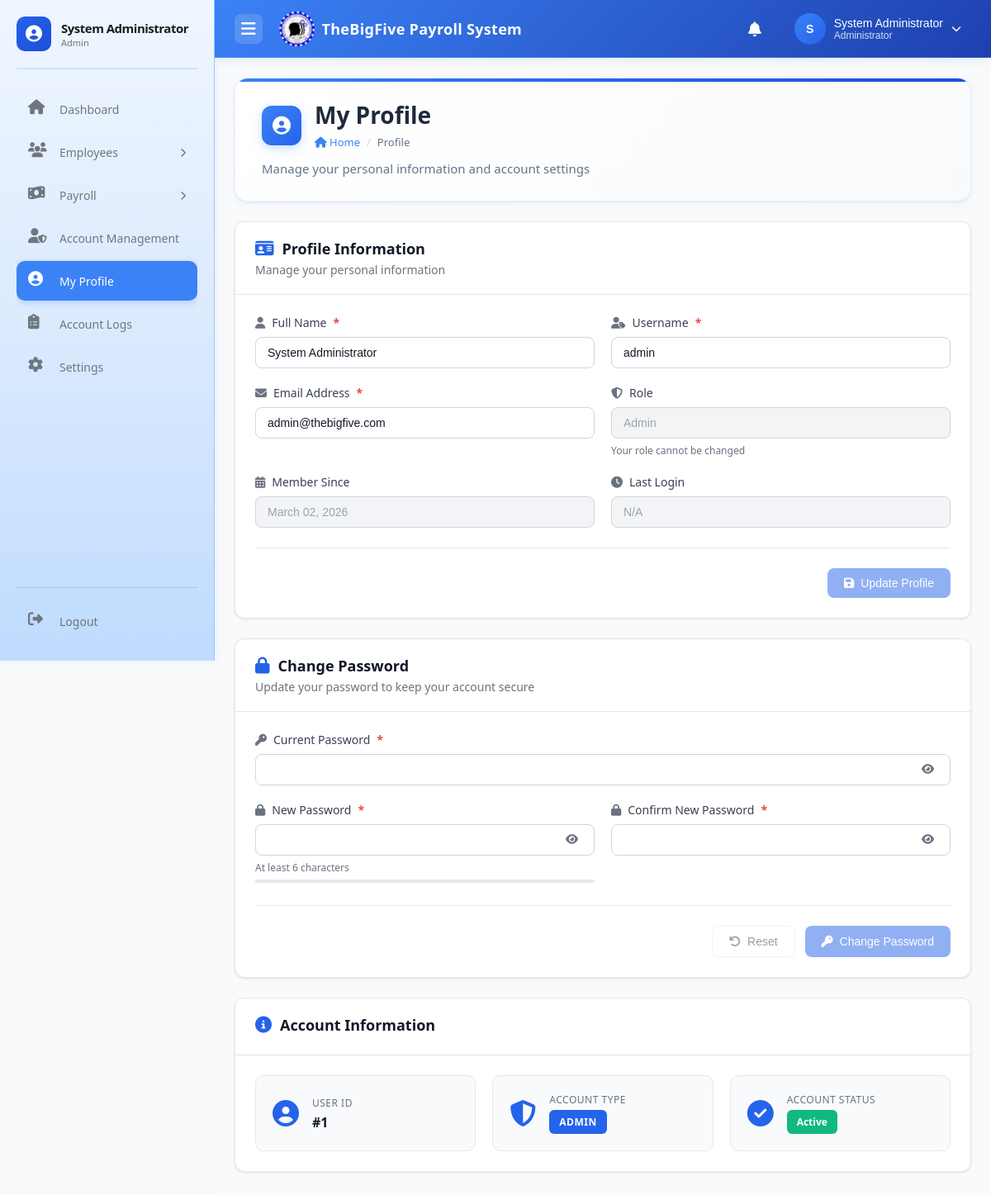
Screenshot of /admin/profile.php (signed in) with the database file from the repository.
### tables this page shows
CREATE TABLE IF NOT EXISTS users (
    id INT AUTO_INCREMENT PRIMARY KEY,
    username VARCHAR(50) NOT NULL UNIQUE,
    email VARCHAR(100) NOT NULL UNIQUE,
    password VARCHAR(255) NOT NULL,
    full_name VARCHAR(100) NOT NULL,
    role ENUM('admin', 'staff', 'user') NOT NULL DEFAULT 'user',
    status ENUM('active', 'inactive', 'suspended') NOT NULL DEFAULT 'active',
    created_at TIMESTAMP DEFAULT CURRENT_TIMESTAMP,
    updated_at TIMESTAMP DEFAULT CURRENT_TIMESTAMP ON UPDATE CURRENT_TIMESTAMP,
    last_login TIMESTAMP NULL,
    INDEX idx_username (username),
    INDEX idx_email (email),
    INDEX idx_role (role),
    INDEX idx_status (status)
);

### admin/profile.php (the view, shortened to what this page needs)
<?php
require_once 'include/header.php';
require_once 'include/sidebar.php';
try {
    $pdo = getDBConnection();
    $stmt = $pdo->prepare("SELECT id, username, email, full_name, role, created_at, last_login FROM users WHERE id = ?");
    $stmt->execute([$_SESSION['user_id']]);
    $user = $stmt->fetch();
} catch (PDOException $e) {
    $error_message = "Error fetching user data: " . $e->getMessage();
    $user = [];
}
?>
<div class="main-content">
    <div class="page-header">
        <div class="page-header-content">
            <div class="page-header-left">
                <div class="page-title-row">
                    <div class="page-icon">
                        <i class="fas fa-user-circle"></i>
                    </div>
                    <div class="page-title-text">
                        <h1>My Profile</h1>
                        <div class="page-breadcrumb">
                            <a href="dashboard.php"><i class="fas fa-home"></i> Home</a>
                            <span class="page-breadcrumb-separator">/</span>
                            <span>Profile</span>
                        </div>
                    </div>
                </div>
                <p class="page-subtitle">Manage your personal information and account settings</p>
            </div>
        </div>
    </div>
    <div class="card">
        <div class="card-header">
            <h3 class="card-title">
                <i class="fas fa-id-card"></i> Profile Information
            </h3>
            <p class="card-subtitle">Manage your personal information</p>
        </div>
        <div class="card-body">
            <form method="POST" action="" id="profileForm">
                <div class="form-grid">
                    <div class="form-group">
                        <label for="full_name" class="form-label">
                            <i class="fas fa-user"></i> Full Name <span class="required">*</span>
                        </label>
                        <input type="text"
                               id="full_name"
                               name="full_name"
                               class="form-input"
                               value="<?php echo htmlspecialchars($user['full_name'] ?? ''); ?>"
                               required>
                    </div>
                    <div class="form-group">
                        <label for="username" class="form-label">
                            <i class="fas fa-user-tag"></i> Username <span class="required">*</span>
                        </label>
                        <input type="text"
                               id="username"
                               name="username"
                               class="form-input"
                               value="<?php echo htmlspecialchars($user['username'] ?? ''); ?>"
                               required>
                    </div>
                    <div class="form-group">
                        <label for="email" class="form-label">
                            <i class="fas fa-envelope"></i> Email Address <span class="required">*</span>
                        </label>
                        <input type="email"
                               id="email"
                               name="email"
                               class="form-input"
                               value="<?php echo htmlspecialchars($user['email'] ?? ''); ?>"
                               required>
                    </div>
                    <div class="form-group">
                        <label for="role" class="form-label">
                            <i class="fas fa-shield-alt"></i> Role
                        </label>
                        <input type="text"
                               id="role"
                               class="form-input"
                               value="<?php echo ucfirst($user['role'] ?? 'User'); ?>"
                               disabled>
                        <small class="form-help">Your role cannot be changed</small>
                    </div>
                    <div class="form-group">
                        <label for="member_since" class="form-label">
                            <i class="fas fa-calendar-alt"></i> Member Since
                        </label>
                        <input type="text"
                               id="member_since"
                               class="form-input"
                               value="<?php echo $user['created_at'] ? date('F d, Y', strtotime($user['created_at'])) : 'N/A'; ?>"
                               disabled>
                    </div>
                    <div class="form-group">
                        <label for="last_login" class="form-label">
                            <i class="fas fa-clock"></i> Last Login
                        </label>
                        <input type="text"
                               id="last_login"
                               class="form-input"
                               value="<?php echo $user['last_login'] ? date('M d, Y h:i A', strtotime($user['last_login'])) : 'N/A'; ?>"
                               disabled>
                    </div>
                </div>
                <div class="form-actions">
                    <button type="submit" name="update_profile" class="btn btn-primary" id="btnUpdateProfile" disabled>
                        <i class="fas fa-save"></i> Update Profile
                    </button>
                </div>
            </form>
        </div>
    </div>
    <div class="card">
        <div class="card-header">
            <h3 class="card-title">
                <i class="fas fa-lock"></i> Change Password
            </h3>
            <p class="card-subtitle">Update your password to keep your account secure</p>
        </div>
        <div class="card-body">
            <form method="POST" action="" id="passwordForm">
                <div class="form-grid">
                    <div class="form-group full-width">
                        <label for="current_password" class="form-label">
                            <i class="fas fa-key"></i> Current Password <span class="required">*</span>
                        </label>
                        <div class="password-input-wrapper">
                            <input type="password"
                                   id="current_password"
                                   name="current_password"
                                   class="form-input"
                                   required>
                            <button type="button" class="password-toggle" onclick="togglePassword('current_password')">
                                <i class="fas fa-eye"></i>
                            </button>
                        </div>
                    </div>
                    <div class="form-group">
                        <label for="new_password" class="form-label">
                            <i class="fas fa-lock"></i> New Password <span class="required">*</span>
                        </label>
                        <div class="password-input-wrapper">
                            <input type="password"
                                   id="new_password"
                                   name="new_password"
                                   class="form-input"
                                   minlength="6"
                                   required>
                            <button type="button" class="password-toggle" onclick="togglePassword('new_password')">
                                <i class="fas fa-eye"></i>
                            </button>
                        </div>
                        <small class="form-help">At least 6 characters</small>
                        <div class="password-strength"><div class="password-strength-bar"></div></div>
                    </div>
                    <div class="form-group">
                        <label for="confirm_password" class="form-label">
                            <i class="fas fa-lock"></i> Confirm New Password <span class="required">*</span>
                        </label>
                        <div class="password-input-wrapper">
                            <input type="password"
                                   id="confirm_password"
                                   name="confirm_password"
                                   class="form-input"
                                   minlength="6"
                                   required>
                            <button type="button" class="password-toggle" onclick="togglePassword('confirm_password')">
                                <i class="fas fa-eye"></i>
                            </button>
                        </div>
                    </div>
                </div>
                <div class="form-actions">
                    <button type="button" class="btn btn-secondary" id="btnResetPassword" onclick="resetPasswordForm()" disabled>
                        <i class="fas fa-undo"></i> Reset
                    </button>
                    <button type="submit" name="change_password" class="btn btn-primary" id="btnChangePassword" disabled>
                        <i class="fas fa-key"></i> Change Password
                    </button>
                </div>
            </form>
        </div>
    </div>
    <div class="card">
        <div class="card-header">
            <h3 class="card-title">
                <i class="fas fa-info-circle"></i> Account Information
            </h3>
        </div>
        <div class="card-body">
            <div class="info-grid">
                <div class="info-item">
                    <i class="fas fa-user-circle"></i>
                    <div class="info-content">
                        <span class="info-label">User ID</span>
                        <span class="info-value">#<?php echo $user['id']; ?></span>
                    </div>
                </div>
                <div class="info-item">
                    <i class="fas fa-shield-alt"></i>
                    <div class="info-content">
                        <span class="info-label">Account Type</span>
                        <span class="info-value">
                            <span class="badge-role badge-<?php echo $user['role']; ?>">
                                <?php echo ucfirst($user['role']); ?>
                            </span>
                        </span>
                    </div>
                </div>
                <div class="info-item">
                    <i class="fas fa-check-circle"></i>
                    <div class="info-content">
                        <span class="info-label">Account Status</span>
                        <span class="info-value">
                            <span class="badge-status badge-active">Active</span>
                        </span>
                    </div>
                </div>
            </div>
        </div>
    </div>
</div>
<link rel="stylesheet" href="../assets/css/profile.css">
<?php
require_once 'include/footer.php';
?>

### assets/css/dashboard.css (style rules this page uses)
:root { --sidebar-width: 260px; --sidebar-collapsed-width: 78px; --primary-color: #3b82f6; --primary-hover: #2563eb; --text-primary: #1a1d1f; --text-secondary: #6f767e; --bg-primary: linear-gradient(180deg, #dbeafe 0%, #bfdbfe 100%); --bg-secondary: #f8f9fa; --bg-hover: #e0f2fe; --border-color: #93c5fd; --shadow: 0 4px 6px rgba(59, 130, 246, 0.1); --transition: all 0.3s ease; --header-bg: linear-gradient(135deg, #3b82f6 0%, #1e40af 100%); --sidebar-bg: linear-gradient(180deg, #eff6ff 0%, #dbeafe 50%, #bfdbfe 100%); }
* { margin: 0; padding: 0; box-sizing: border-box; }
body { font-family: 'Segoe UI', Tahoma, Geneva, Verdana, sans-serif; background-color: var(--bg-secondary); color: var(--text-primary); transition: var(--transition); }
.main-content { margin-left: var(--sidebar-width); padding: 24px; }
.sidebar.loaded ~ .main-content { transition: margin-left 0.3s ease; }
.page-header { background: linear-gradient(135deg, #ffffff 0%, #f8fafc 100%); border-radius: 16px; padding: 28px 32px; margin-bottom: 28px; box-shadow: 0 1px 3px rgba(0, 0, 0, 0.08), 0 4px 12px rgba(59, 130, 246, 0.05); border: 1px solid rgba(59, 130, 246, 0.1); position: relative; overflow: hidden; width: 100%; }
.page-header::before { content: ''; position: absolute; top: 0; left: 0; right: 0; height: 4px; background: linear-gradient(90deg, #3b82f6 0%, #2563eb 50%, #1d4ed8 100%); }
.page-header-content { display: flex; align-items: center; justify-content: space-between; gap: 24px; flex-wrap: wrap; width: 100%; }
.page-header-left { flex: 1 1 auto; min-width: 250px; }
.page-title-row { display: flex; align-items: center; gap: 16px; margin-bottom: 12px; }
.page-icon { width: 48px; height: 48px; background: linear-gradient(135deg, #3b82f6 0%, #2563eb 100%); border-radius: 12px; display: flex; align-items: center; justify-content: center; color: white; font-size: 22px; flex-shrink: 0; box-shadow: 0 4px 12px rgba(59, 130, 246, 0.25); }
.page-title-text h1 { font-size: 28px; font-weight: 700; color: #1e293b; margin: 0; line-height: 1.2; }
.page-breadcrumb { display: flex; align-items: center; gap: 8px; font-size: 13px; color: #64748b; margin-top: 6px; }
.page-breadcrumb a { color: #3b82f6; text-decoration: none; transition: color 0.2s; }
.page-breadcrumb-separator { color: #cbd5e1; }
.page-subtitle { color: #64748b; font-size: 15px; margin: 8px 0 0 0; line-height: 1.5; }
.main-content { margin-left: var(--sidebar-width); margin-top: 70px; transition: var(--transition); padding: 24px; min-height: calc(100vh - 70px); }

### rows the page displays
users: full_name "System Administrator", username "admin", email "admin@thebigfive.com", role "Admin", created_at "March 02, 2026", last_login "N/A", id "1", role "ADMIN"

### other values shown
$user_initial "S"
$user_name "System Administrator"
$user_role "Administrator"
$_SESSION['full_name'] "System Administrator"
$_SESSION['role'] "Admin"
